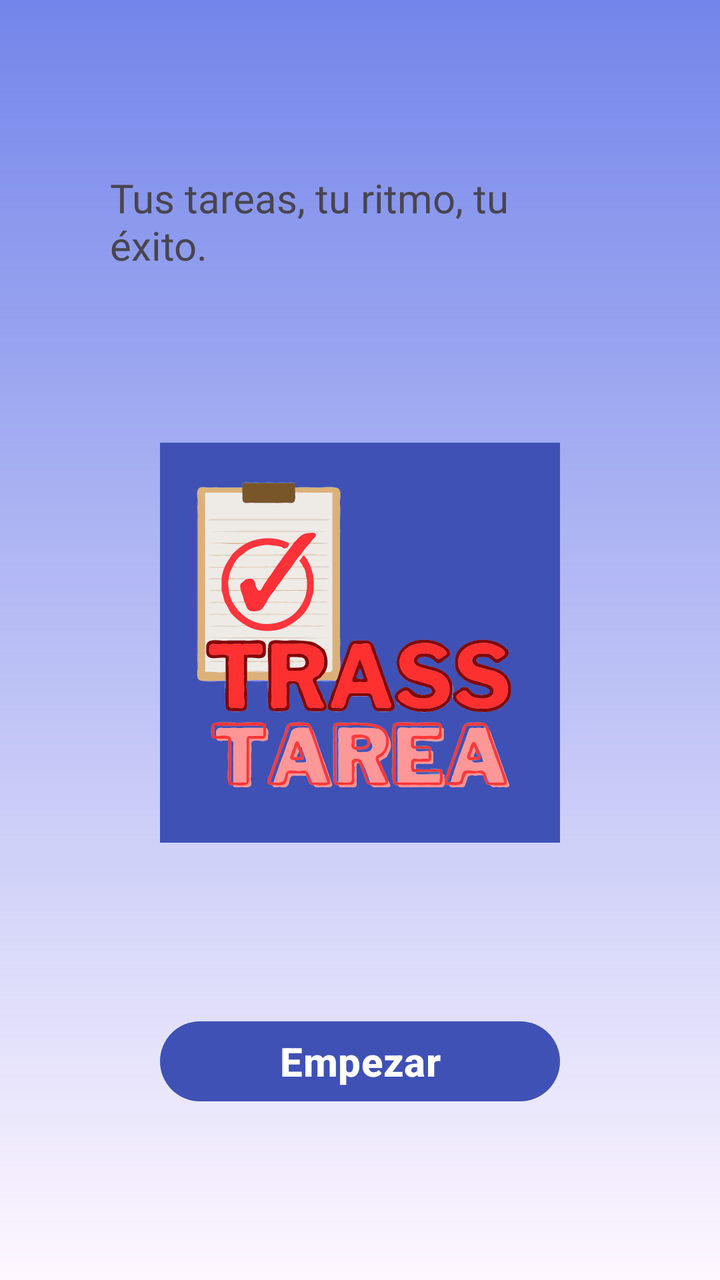
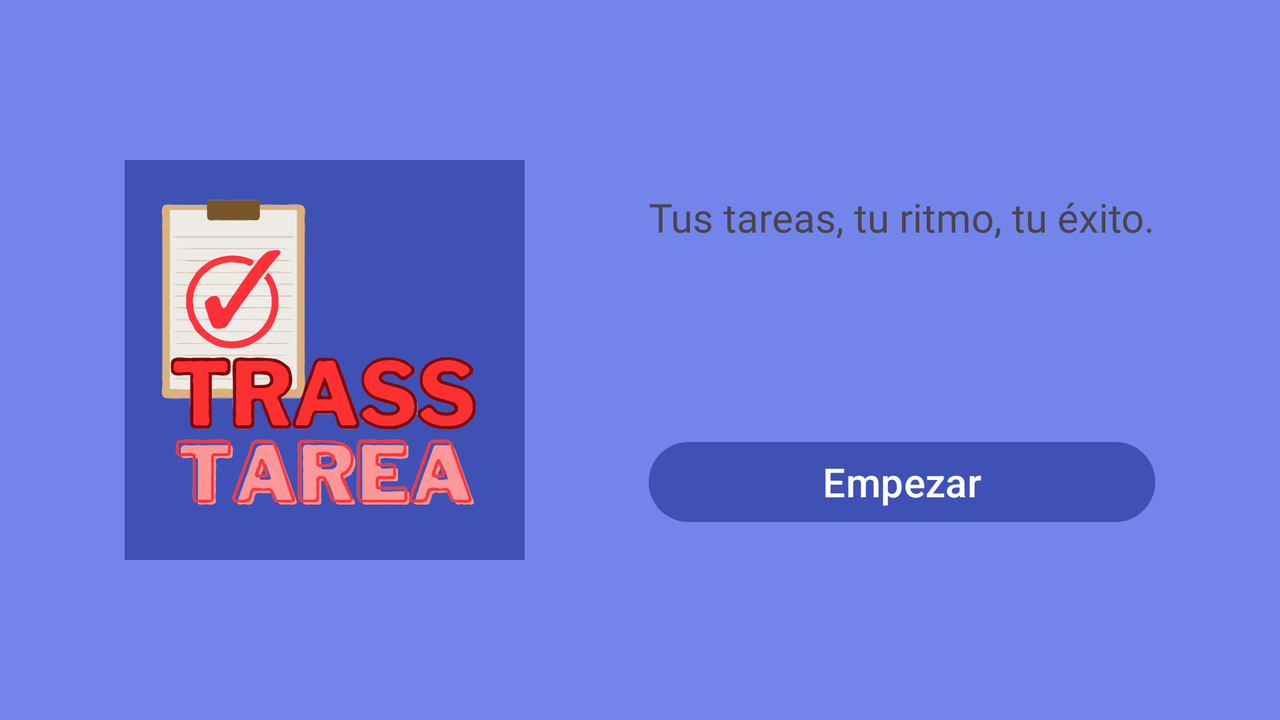

An Android layout and its configuration variant, each rendered on a device that would load it. The default file and the variant file are quoted in full after the pictures.
<!-- AndroidManifest.xml: application theme Theme.TrassTarea -->
<!-- res/layout/activity_main.xml -->
<?xml version="1.0" encoding="utf-8"?>
<androidx.constraintlayout.widget.ConstraintLayout xmlns:android="http://schemas.android.com/apk/res/android"
    xmlns:app="http://schemas.android.com/apk/res-auto"
    xmlns:tools="http://schemas.android.com/tools"
    android:id="@+id/constraint_main"
    android:layout_width="match_parent"
    android:layout_height="match_parent"
    android:background="@drawable/degradado_background"
    tools:context=".actividades.MainActivity">

    <ImageView
        android:id="@+id/iv_main_logo"
        android:layout_width="200dp"
        android:layout_height="200dp"
        android:contentDescription="@string/main_iv_descripcion"
        app:layout_constraintBottom_toTopOf="@+id/bt_main_empezar"
        app:layout_constraintEnd_toEndOf="@+id/tv_main_eslogan"
        app:layout_constraintStart_toStartOf="@+id/tv_main_eslogan"
        app:layout_constraintTop_toBottomOf="@+id/tv_main_eslogan"
        app:srcCompat="@drawable/trasstarea" />

    <TextView
        android:id="@+id/tv_main_eslogan"
        android:layout_width="wrap_content"
        android:layout_height="wrap_content"
        android:fontFamily="@font/days_one"
        android:maxWidth="250dp"
        android:maxLines="3"
        android:text="@string/main_tv_slogan"
        android:textSize="20sp"
        app:layout_constraintBottom_toTopOf="@+id/iv_main_logo"
        app:layout_constraintEnd_toEndOf="parent"
        app:layout_constraintStart_toStartOf="parent"
        app:layout_constraintTop_toTopOf="parent" />

    <com.google.android.material.button.MaterialButton
        android:id="@+id/bt_main_empezar"
        android:layout_width="0dp"
        android:layout_height="wrap_content"
        android:elevation="8dp"
        android:text="@string/main_bt_empezar"
        android:textSize="20sp"
        android:textStyle="bold"
        app:backgroundTint="@color/m3_button_background_color_selector"
        app:layout_constraintBottom_toBottomOf="parent"
        app:layout_constraintEnd_toEndOf="@+id/iv_main_logo"
        app:layout_constraintStart_toStartOf="@+id/iv_main_logo"
        app:layout_constraintTop_toBottomOf="@+id/iv_main_logo" />

</androidx.constraintlayout.widget.ConstraintLayout>
<!-- resources referenced by this layout -->
<resources>
  <!-- drawable degradado_background (drawable) -->
  <?xml version="1.0" encoding="utf-8"?>
  <shape xmlns:android="http://schemas.android.com/apk/res/android">
      <gradient
          android:startColor="@color/mi_color_secondary"
          android:angle="-90"/>
  </shape>
  <!-- drawable trasstarea: vector/xml drawable (drawable, 162026 chars, omitted) -->
  <string name="main_bt_empezar">Empezar</string>
  <string name="main_iv_descripcion">Imagen con el logotipo de la app</string>
  <string name="main_tv_slogan">Tus tareas, tu ritmo, tu éxito.</string>
  <style name="Theme.TrassTarea" parent="Theme.Material3.Light">
          
          <item name="colorPrimary">@color/mi_color_primary</item>
          
          <item name="colorPrimaryDark">@color/mi_color_primary_dark</item>
          
          <item name="colorAccent">@color/mi_color_accent</item>
          
          <item name="colorControlNormal">@color/mi_color_control_normal</item>
          
          <item name="colorControlActivated">@color/mi_color_control_activated</item>
          
          <item name="colorControlHighlight">@color/mi_color_control_highlight</item>
          
          <item name="android:textColorPrimary">@color/mi_color_primary_dark</item>
          <item name="android:textColorSecondary">@color/mi_color_primary</item>
      </style>
  <color name="mi_color_secondary">#7385EA</color>
  <color name="mi_color_primary">#3F51B5</color>
  <color name="mi_color_primary_dark">#300F6F</color>
  <color name="mi_color_accent">#FF4081</color>
  <color name="mi_color_control_normal">#999999</color>
  <color name="mi_color_control_activated">#FF5722</color>
  <color name="mi_color_control_highlight">#FFC107</color>
</resources>
<!-- res/layout-land/activity_main.xml (the repository's variant of the layout above) -->
<!-- drawn on the phone turned sideways -->
<?xml version="1.0" encoding="utf-8"?>
<androidx.constraintlayout.widget.ConstraintLayout xmlns:android="http://schemas.android.com/apk/res/android"
    xmlns:app="http://schemas.android.com/apk/res-auto"
    xmlns:tools="http://schemas.android.com/tools"
    android:id="@+id/constraint_main"
    android:layout_width="match_parent"
    android:layout_height="match_parent"
    android:background="@color/mi_color_secondary"
    tools:context=".actividades.MainActivity">

    <ImageView
        android:id="@+id/iv_main_logo"
        android:layout_width="200dp"
        android:layout_height="200dp"
        android:contentDescription="@string/main_iv_descripcion"
        android:elevation="8dp"
        app:layout_constraintBottom_toBottomOf="@+id/bt_main_empezar"
        app:layout_constraintEnd_toStartOf="@+id/tv_main_eslogan"
        app:layout_constraintHorizontal_bias="0.5"
        app:layout_constraintStart_toStartOf="parent"
        app:layout_constraintTop_toTopOf="@+id/tv_main_eslogan"
        app:srcCompat="@drawable/trasstarea" />

    <TextView
        android:id="@+id/tv_main_eslogan"
        android:layout_width="wrap_content"
        android:layout_height="wrap_content"
        android:fontFamily="@font/days_one"
        android:text="@string/main_tv_slogan"
        android:textSize="20sp"
        app:layout_constraintBottom_toTopOf="@+id/bt_main_empezar"
        app:layout_constraintEnd_toEndOf="parent"
        app:layout_constraintHorizontal_bias="0.5"
        app:layout_constraintStart_toEndOf="@+id/iv_main_logo"
        app:layout_constraintTop_toTopOf="parent" />

    <Button
        android:id="@+id/bt_main_empezar"
        android:layout_width="0dp"
        android:layout_height="wrap_content"
        android:text="@string/main_bt_empezar"
        android:textSize="20sp"
        app:layout_constraintBottom_toBottomOf="parent"
        app:layout_constraintEnd_toEndOf="@+id/tv_main_eslogan"
        app:layout_constraintHorizontal_bias="0.5"
        app:layout_constraintStart_toStartOf="@+id/tv_main_eslogan"
        app:layout_constraintTop_toBottomOf="@+id/tv_main_eslogan" />

</androidx.constraintlayout.widget.ConstraintLayout>
<!-- resources referenced by the variant -->
<!-- as the phone turned sideways resolves them -->
<resources>
  <color name="mi_color_secondary">#7385EA</color>
  <!-- drawable trasstarea: vector/xml drawable (drawable, 162026 chars, omitted) -->
  <string name="main_bt_empezar">Empezar</string>
  <string name="main_iv_descripcion">Imagen con el logotipo de la app</string>
  <string name="main_tv_slogan">Tus tareas, tu ritmo, tu éxito.</string>
  <style name="Theme.TrassTarea" parent="Theme.Material3.Light">
          
          <item name="colorPrimary">@color/mi_color_primary</item>
          
          <item name="colorPrimaryDark">@color/mi_color_primary_dark</item>
          
          <item name="colorAccent">@color/mi_color_accent</item>
          
          <item name="colorControlNormal">@color/mi_color_control_normal</item>
          
          <item name="colorControlActivated">@color/mi_color_control_activated</item>
          
          <item name="colorControlHighlight">@color/mi_color_control_highlight</item>
          
          <item name="android:textColorPrimary">@color/mi_color_primary_dark</item>
          <item name="android:textColorSecondary">@color/mi_color_primary</item>
      </style>
  <color name="mi_color_primary">#3F51B5</color>
  <color name="mi_color_primary_dark">#300F6F</color>
  <color name="mi_color_accent">#FF4081</color>
  <color name="mi_color_control_normal">#999999</color>
  <color name="mi_color_control_activated">#FF5722</color>
  <color name="mi_color_control_highlight">#FFC107</color>
</resources>
